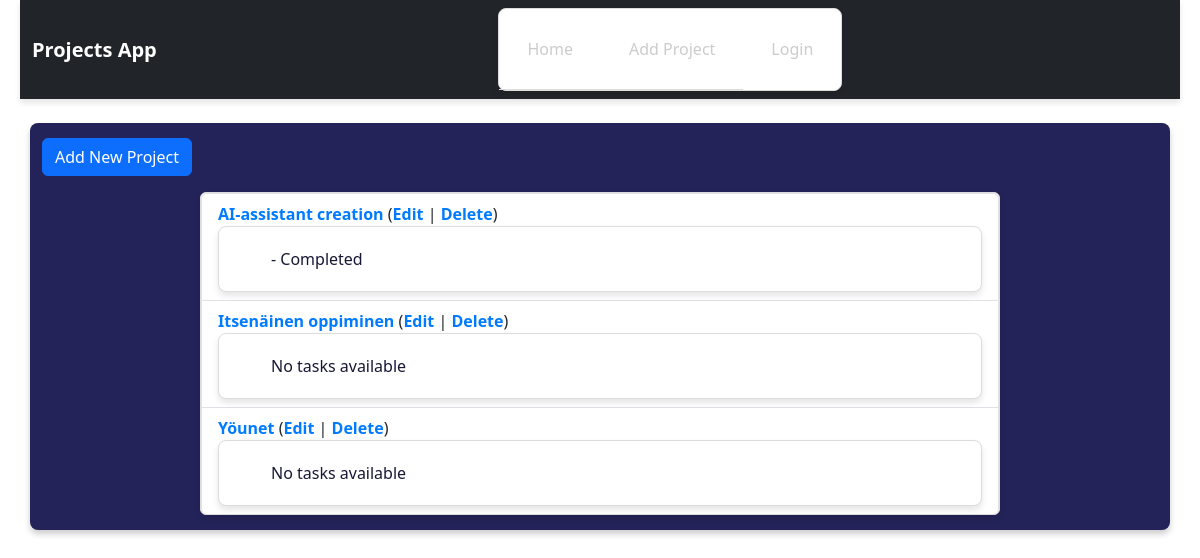
The page /projects/ on the database as committed earlier.
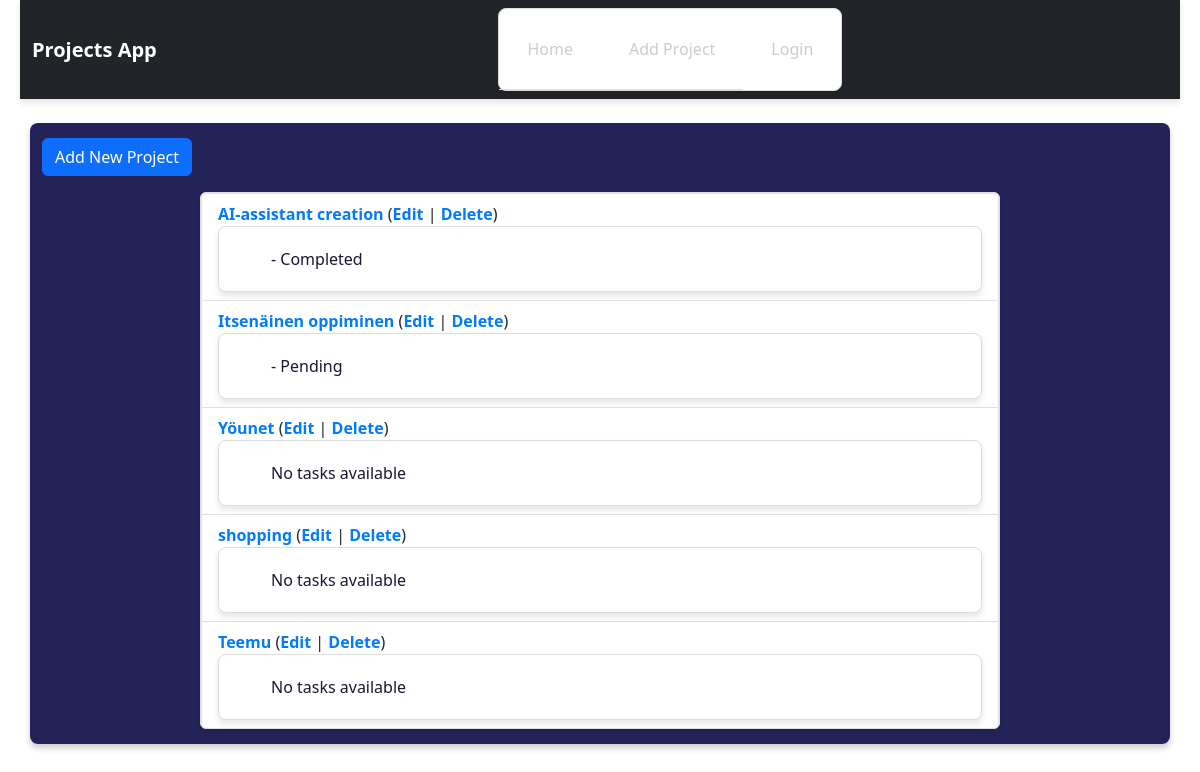
The same page on the database as committed later.
### projects/models.py (models this page shows, shortened)
class Project(models.Model):
    name = models.CharField(max_length=200)
    description = models.TextField()
    start_date = models.DateField()
    end_date = models.DateField(null=True, blank=True)
    completed = models.BooleanField(default=False)

class Task(models.Model):
    project = models.ForeignKey(Project, on_delete=models.CASCADE, related_name='tasks')
    title = models.CharField(max_length=200)
    description = models.TextField(blank=True, null=True)
    completed = models.BooleanField(default=False)
    due_date = models.DateField(null=True, blank=True)

### projects/views.py (the view)
# urls.py: path('', views.project_list, name='project_list'),
def project_list(request):
    projects = Project.objects.all()
    return render(request, 'projects/project_list.html', {'projects': projects})

### projects/templates/projects/project_list.html (shortened to what this page needs)
<!DOCTYPE html>
<html>
<head>
    {% load static %}
    <link rel="stylesheet" type="text/css" href="{% static 'projects/style.css' %}">
    <link href="https://cdn.jsdelivr.net/npm/bootstrap@5.3.0/dist/css/bootstrap.min.css" rel="stylesheet">
</head>
<body>
    <nav class="navbar navbar-expand-lg navbar-dark bg-dark">
        <div class="container-fluid">
            <a class="navbar-brand" href="{% url 'project_list' %}">Projects App</a>
            <div class="collapse navbar-collapse" id="navbarNav">
                <ul class="navbar-nav">
                    <li class="nav-item">
                        <a class="nav-link" href="{% url 'project_list' %}">Home</a>
                    </li>
                    <li class="nav-item">
                        <a class="nav-link" href="{% url 'project_add' %}">Add Project</a>
                    </li>
                    {% if user.is_authenticated %}
                        <li class="nav-item">
                            <a class="nav-link" href="{% url 'logout' %}">Logout</a>
                        </li>
                    {% else %}
                        <li class="nav-item">
                            <a class="nav-link" href="{% url 'login' %}">Login</a>
                        </li>
                    {% endif %}
                </ul>
            </div>
        </div>
    </nav>
    <div class="container mt-4">
        <a class="btn btn-primary mb-3" href="{% url 'project_add' %}">Add New Project</a>
        <ul class="list-group">
            {% for project in projects %}
                <li class="list-group-item">
                    <a href="{% url 'project_detail' project.id %}">{{ project.name }}</a>
                    (<a href="{% url 'project_edit' project.id %}">Edit</a> |
                    <a href="{% url 'project_delete' project.id %}">Delete</a>)
                    <ul>
                        {% for task in project.tasks.all %}
                            <li>{{ task.name }} - {% if task.completed %}Completed{% else %}Pending{% endif %}</li>
                        {% empty %}
                            <li>No tasks available</li>
                        {% endfor %}
                    </ul>
                </li>
            {% endfor %}
        </ul>
    </div>
</body>
</html>

### projects/static/projects/style.css (style rules this page uses)
body { background-color: #171736; font-family: Arial, sans-serif; font-size: larger; color: #fff; margin: 20px; padding-left: 20px; padding-right: 20px; }
ul { list-style: none; padding: 0; max-width: 800px; margin: 20px auto; border: 1px solid #ddd; background-color: #fff; border-radius: 8px; box-shadow: 0 4px 6px rgba(0, 0, 0, 0.1); }
li { padding: 20px; border-bottom: 1px solid #ddd; font-size: 16px; color: #171736; }
li:last-child { border-bottom: none; }
.navbar { box-shadow: 0 4px 6px rgba(0, 0, 0, 0.1); background-color: #003366; padding: 10px; }
.navbar-brand { font-weight: bold; color: #fff !important; font-size: 1.5em; }
.nav-link { color: #ccc !important; transition: color 0.3s ease; font-size: 1.1em; }
.container { margin-top: 20px; padding: 15px; border-radius: 8px; background-color: #232359; box-shadow: 0 4px 6px rgba(0, 0, 0, 0.2); }
.list-group-item a { text-decoration: none; color: #007bff; font-weight: bold; }

Rows that differ between the two databases and show on the page:
shown differently, row unchanged: Project "Itsenäinen oppiminen": no longer shows "No tasks available"
added Task: completed "Pending", shown under Project "Itsenäinen oppiminen"
added Project: name "shopping"
added Project: name "Teemu"
